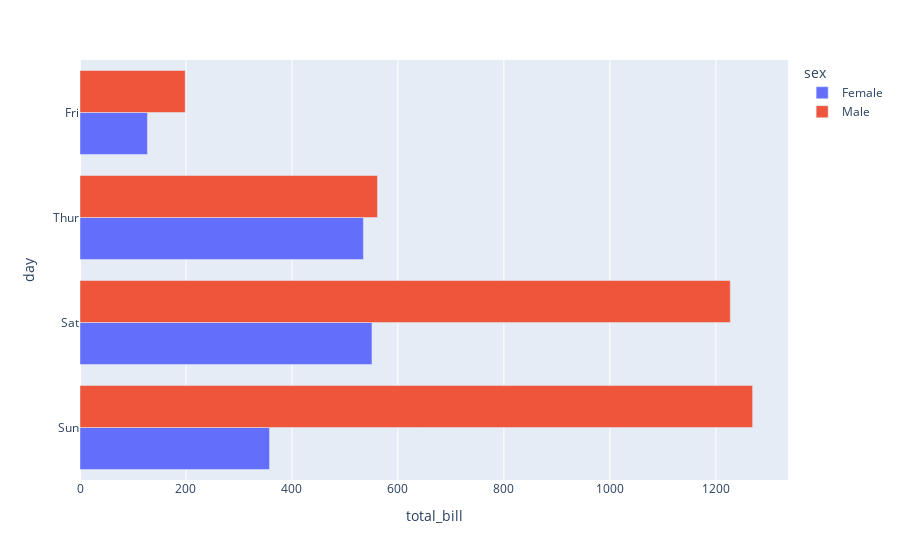

Notebook code cell kept with this figure:
### Code cell
px.bar(df_agrupado_pelo_dia_e_sexo, x='total_bill', y='day', color='sex', barmode='group', orientation='h')

### Figure 1 — Plotly figure (JSON) as saved in the notebook; plotly's stock layout.template omitted (floating-point values rounded to 4 significant figures)
{"data": [{"alignmentgroup": "True", "hovertemplate": "sex=Female<br>total_bill=%{x}<br>day=%{y}<extra></extra>", "legendgroup": "Female", "marker": {"color": "#636efa", "pattern": {"shape": ""}}, "name": "Female", "offsetgroup": "Female", "orientation": "h", "showlegend": true, "textposition": "auto", "type": "bar", "x": [357.7, 551.0, 534.9, 127.3], "xaxis": "x", "y": ["Sun", "Sat", "Thur", "Fri"], "yaxis": "y"}, {"alignmentgroup": "True", "hovertemplate": "sex=Male<br>total_bill=%{x}<br>day=%{y}<extra></extra>", "legendgroup": "Male", "marker": {"color": "#EF553B", "pattern": {"shape": ""}}, "name": "Male", "offsetgroup": "Male", "orientation": "h", "showlegend": true, "textposition": "auto", "type": "bar", "x": [1269.0, 1227.0, 561.4, 198.6], "xaxis": "x", "y": ["Sun", "Sat", "Thur", "Fri"], "yaxis": "y"}], "layout": {"barmode": "group", "legend": {"title": {"text": "sex"}, "tracegroupgap": 0}, "margin": {"t": 60}, "xaxis": {"anchor": "y", "domain": [0, 1], "title": {"text": "total_bill"}}, "yaxis": {"anchor": "x", "domain": [0, 1], "title": {"text": "day"}}}}
